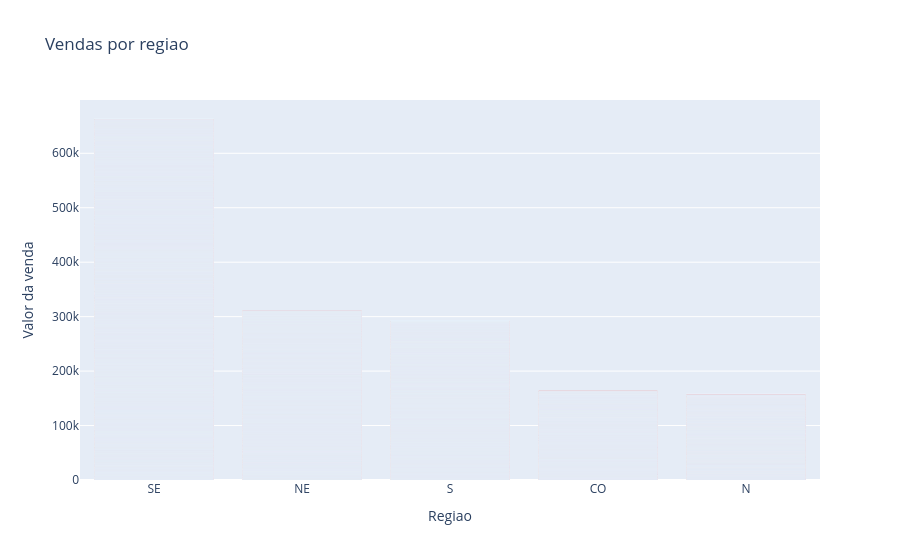

Source (notebook cell):
### Code cell
import plotly.express as px

grafico_regioes = px.bar(x=df["Regiao - Sigla"], y=df["Valor de Venda"], title="Vendas por regiao")
grafico_regioes.update_yaxes(title="Valor da venda") 
grafico_regioes.update_xaxes(title="Regiao")
grafico_regioes.update_traces(marker_color="#E53935")
grafico_regioes.show()

### Figure 1 — Plotly figure (JSON) as saved in the notebook; plotly's stock layout.template omitted (floating-point values rounded to 4 significant figures; data arrays with more than 128 entries replaced by an {"elided": "..."} marker saying what was removed)
{"data": [{"hovertemplate": "x=%{x}<br>y=%{y}<extra></extra>", "legendgroup": "", "marker": {"color": "#E53935", "pattern": {"shape": ""}}, "name": "", "orientation": "v", "showlegend": false, "textposition": "auto", "type": "bar", "x": {"elided": "13775 str values"}, "xaxis": "x", "y": {"elided": "13775 float values"}, "yaxis": "y"}], "layout": {"barmode": "relative", "legend": {"tracegroupgap": 0}, "title": {"text": "Vendas por regiao"}, "xaxis": {"anchor": "y", "domain": [0, 1], "title": {"text": "Regiao"}}, "yaxis": {"anchor": "x", "domain": [0, 1], "title": {"text": "Valor da venda"}}}}
